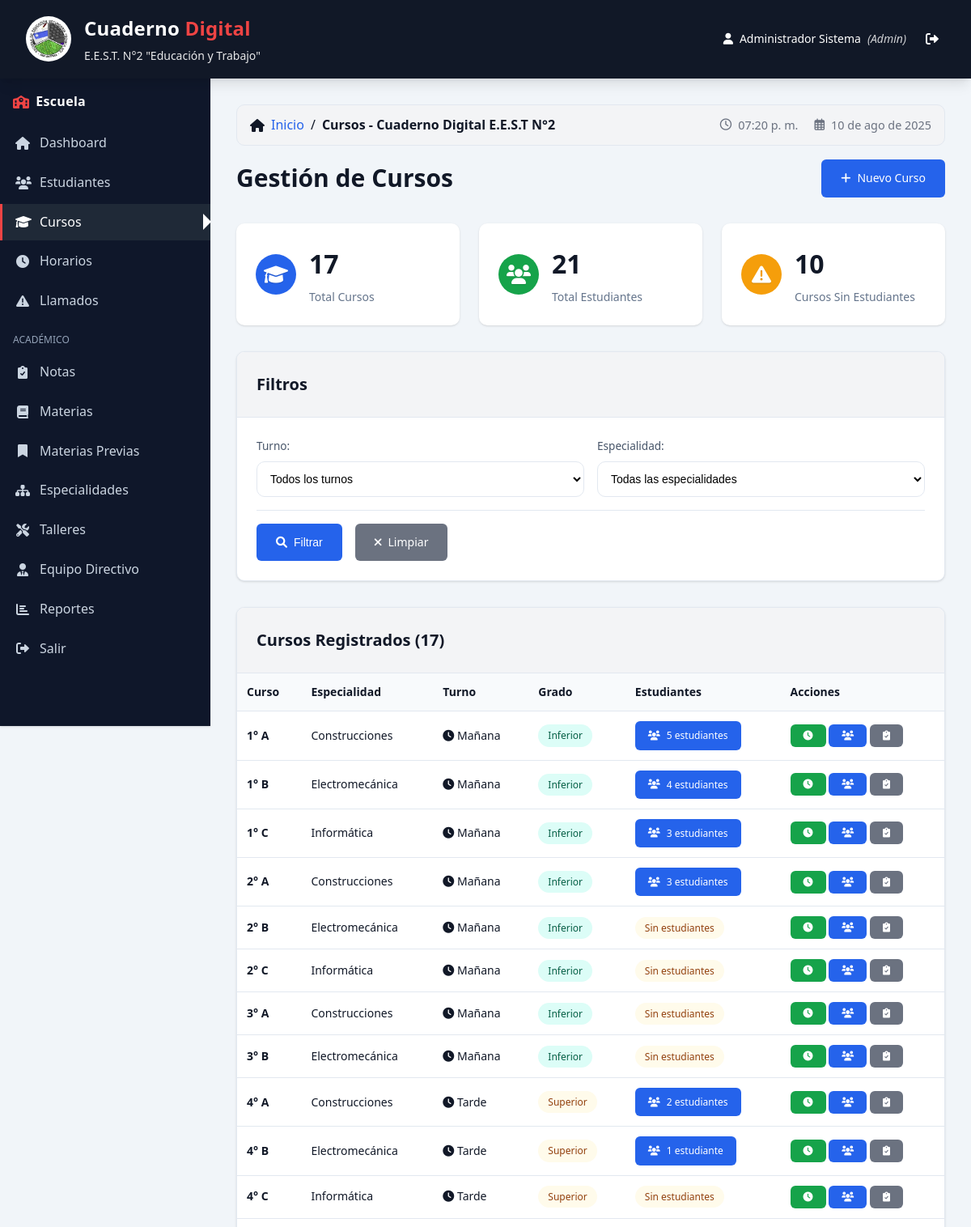
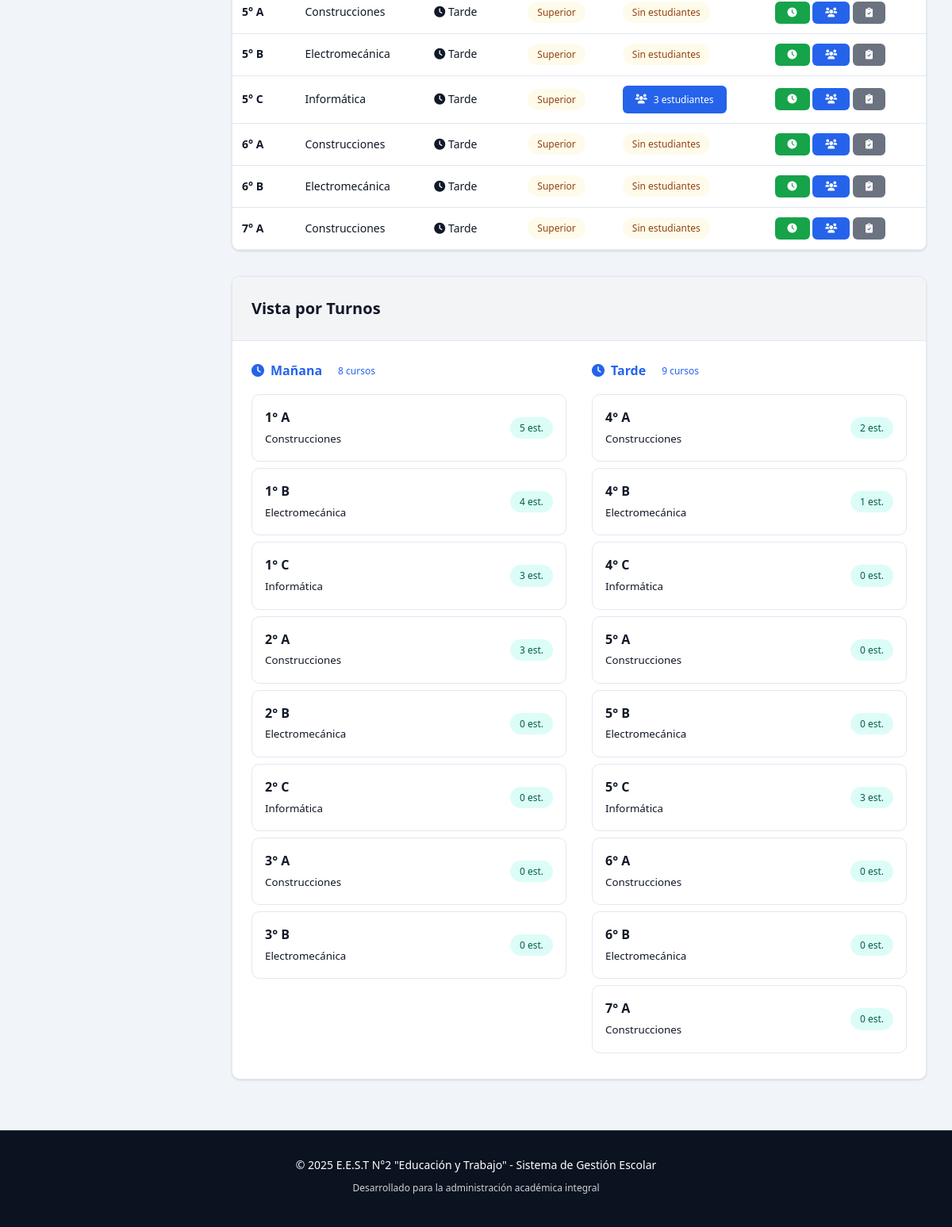
Page /cursos.php (signed in) on the committed database (2 pictures, top to bottom).
### tables this page shows
CREATE TABLE IF NOT EXISTS cursos (
    id INT AUTO_INCREMENT PRIMARY KEY,
    anio INT NOT NULL,  
    division VARCHAR(5) NOT NULL,  
    turno_id INT NOT NULL,
    especialidad_id INT NOT NULL,
    taller_id INT,
    grado ENUM('inferior', 'superior') NOT NULL,  
    activo BOOLEAN DEFAULT TRUE,
    FOREIGN KEY (turno_id) REFERENCES turnos(id) ON DELETE RESTRICT,
    FOREIGN KEY (especialidad_id) REFERENCES especialidades(id) ON DELETE RESTRICT,
    FOREIGN KEY (taller_id) REFERENCES talleres(id) ON DELETE SET NULL,
    UNIQUE KEY unique_curso (anio, division, turno_id, especialidad_id),
    INDEX idx_turno (turno_id),
    INDEX idx_especialidad (especialidad_id),
    INDEX idx_activo (activo)
);

CREATE TABLE IF NOT EXISTS especialidades (
    id INT AUTO_INCREMENT PRIMARY KEY,
    nombre VARCHAR(100) NOT NULL,
    descripcion TEXT,
    activa BOOLEAN DEFAULT TRUE,
    INDEX idx_activa (activa)
);

CREATE TABLE IF NOT EXISTS turnos (
    id INT AUTO_INCREMENT PRIMARY KEY,
    nombre VARCHAR(20) NOT NULL,  
    hora_inicio TIME,
    hora_fin TIME
);

### config/database.php (called while the page is built, shortened)
<?php
class Database {
    private static $instance = null;
    private $connection;
    private function __construct() {
        $host = 'localhost';
        $port = '3306';
        $dbname = 'cuaderno_digital_eest2';
        $username = 'root';
        $password = '';
        try {
            $this->connection = new PDO(
                "mysql:host=$host;port=$port;dbname=$dbname;charset=utf8mb4",
                $username,
                $password,
                [
                    PDO::ATTR_ERRMODE => PDO::ERRMODE_EXCEPTION,
                    PDO::ATTR_DEFAULT_FETCH_MODE => PDO::FETCH_ASSOC,
                    PDO::ATTR_EMULATE_PREPARES => false
                ]
            );
        } catch (PDOException $e) {
            throw new Exception("Connection failed: " . $e->getMessage());
        }
    }
    public static function getInstance() {
        if (self::$instance === null) {
            self::$instance = new self();
        }
        return self::$instance;
    }
    public function query($sql, $params = []) {
        $stmt = $this->connection->prepare($sql);
        $stmt->execute($params);
        return $stmt;
    }
    public function fetchAll($sql, $params = []) {
        $stmt = $this->query($sql, $params);
        return $stmt->fetchAll();
    }
}
?>

### includes/auth.php (called while the page is built, shortened)
<?php
require_once __DIR__ . '/../config/database.php';
class Auth {
    public function isLoggedIn() {
        return isset($_SESSION['logged_in']) && $_SESSION['logged_in'] === true;
    }
    public function hasRole($role) {
        return $this->isLoggedIn() && $_SESSION['rol'] === $role;
    }
}
$auth = new Auth();
?>

### cursos.php (the view, shortened to what this page needs)
<?php
include 'includes/header.php';
require_once 'config/database.php';
$db = Database::getInstance();
$where_conditions = ["c.activo = 1"];
$params = [];
$where_clause = implode(" AND ", $where_conditions);
$cursos = $db->fetchAll("
    SELECT c.*, t.nombre as turno, esp.nombre as especialidad,
           COUNT(e.id) as cantidad_estudiantes
    FROM cursos c
    LEFT JOIN turnos t ON c.turno_id = t.id
    LEFT JOIN especialidades esp ON c.especialidad_id = esp.id
    LEFT JOIN estudiantes e ON c.id = e.curso_id AND e.activo = 1
    WHERE $where_clause
    GROUP BY c.id
    ORDER BY c.anio, c.division
", $params);
$turnos = $db->fetchAll("SELECT * FROM turnos ORDER BY id");
$total_cursos = count($cursos);
$total_estudiantes = array_sum(array_column($cursos, 'cantidad_estudiantes'));
$cursos_sin_estudiantes = count(array_filter($cursos, function($curso) {
    return $curso['cantidad_estudiantes'] == 0;
}));
?>
<section class="cursos-section">
    <div class="section-header">
        <h2>Gestión de Cursos</h2>
        <?php if ($auth->hasRole('admin') || $auth->hasRole('directivo')): ?>
        <a href="cursos.php?action=nuevo" class="btn btn-primary">
            <i class="fas fa-plus"></i> Nuevo Curso
        </a>
        <?php endif; ?>
    </div>
    <div class="stats-grid">
        <div class="stat-card">
            <div class="stat-icon primary">
                <i class="fas fa-graduation-cap"></i>
            </div>
            <div class="stat-content">
                <h3><?php echo number_format($total_cursos); ?></h3>
                <p>Total Cursos</p>
            </div>
        </div>
        <div class="stat-card">
            <div class="stat-icon success">
                <i class="fas fa-users"></i>
            </div>
            <div class="stat-content">
                <h3><?php echo number_format($total_estudiantes); ?></h3>
                <p>Total Estudiantes</p>
            </div>
        </div>
        <?php if ($cursos_sin_estudiantes > 0): ?>
        <div class="stat-card">
            <div class="stat-icon warning">
                <i class="fas fa-exclamation-triangle"></i>
            </div>
            <div class="stat-content">
                <h3><?php echo number_format($cursos_sin_estudiantes); ?></h3>
                <p>Cursos Sin Estudiantes</p>
            </div>
        </div>
        <?php endif; ?>
    </div>
    <div class="card">
        <div class="card-header">
            <h3 class="card-title">Filtros</h3>
        </div>
        <form method="GET" class="form-container">
            <div class="form-row">
                <div class="form-group">
                    <label for="turno">Turno:</label>
                    <select name="turno" id="turno">
                        <option value="">Todos los turnos</option>
                    </select>
                </div>
                <div class="form-group">
                    <label for="especialidad">Especialidad:</label>
                    <select name="especialidad" id="especialidad">
                        <option value="">Todas las especialidades</option>
                    </select>
                </div>
            </div>
            <div class="form-actions">
                <button type="submit" class="btn btn-primary">
                    <i class="fas fa-search"></i> Filtrar
                </button>
                <a href="cursos.php" class="btn btn-secondary">
                    <i class="fas fa-times"></i> Limpiar
                </a>
            </div>
        </form>
    </div>
    <div class="card">
        <div class="card-header">
            <h3 class="card-title">Cursos Registrados (<?php echo number_format($total_cursos); ?>)</h3>
        </div>
        <div class="table-container">
            <table class="table">
                <thead>
                    <tr>
                        <th>Curso</th>
                        <th>Especialidad</th>
                        <th>Turno</th>
                        <th>Grado</th>
                        <th>Estudiantes</th>
                        <th>Acciones</th>
                    </tr>
                </thead>
                <tbody>
                    <?php if (!empty($cursos)): ?>
                        <?php foreach ($cursos as $curso): ?>
                        <tr>
                            <td>
                                <strong><?php echo $curso['anio'] . '° ' . $curso['division']; ?></strong>
                            </td>
                            <td>
                                <?php echo htmlspecialchars($curso['especialidad']); ?>
                            </td>
                            <td>
                                <i class="fas fa-clock"></i>
                                <?php echo htmlspecialchars($curso['turno']); ?>
                            </td>
                            <td>
                                <span class="status <?php echo $curso['grado'] === 'inferior' ? 'status-success' : 'status-warning'; ?>">
                                    <?php echo ucfirst($curso['grado']); ?>
                                </span>
                            </td>
                            <td>
                                <?php if ($curso['cantidad_estudiantes'] > 0): ?>
                                    <a href="estudiantes.php?curso=<?php echo $curso['id']; ?>" class="btn btn-sm btn-primary">
                                        <i class="fas fa-users"></i> <?php echo $curso['cantidad_estudiantes']; ?> estudiante<?php echo $curso['cantidad_estudiantes'] != 1 ? 's' : ''; ?>
                                    </a>
                                <?php else: ?>
                                    <span class="status status-warning">Sin estudiantes</span>
                                <?php endif; ?>
                            </td>
                            <td>
                                <a href="horarios.php?curso=<?php echo $curso['id']; ?>"
                                   class="btn btn-sm btn-success" title="Ver horarios">
                                    <i class="fas fa-clock"></i>
                                </a>
                                <a href="estudiantes.php?curso=<?php echo $curso['id']; ?>"
                                   class="btn btn-sm btn-primary" title="Ver estudiantes">
                                    <i class="fas fa-users"></i>
                                </a>
                                <?php if ($auth->hasRole('admin') || $auth->hasRole('directivo')): ?>
                                <a href="notas.php?curso=<?php echo $curso['id']; ?>"
                                   class="btn btn-sm btn-secondary" title="Ver notas del curso">
                                    <i class="fas fa-clipboard-check"></i>
                                </a>
                                <?php endif; ?>
                            </td>
                        </tr>
                        <?php endforeach; ?>
                    <?php endif; ?>
                </tbody>
            </table>
        </div>
    </div>
    <div class="card">
        <div class="card-header">
            <h3 class="card-title">Vista por Turnos</h3>
        </div>
        <div class="card-body">
            <?php
            $cursos_por_turno = [];
            foreach ($cursos as $curso) {
                $cursos_por_turno[$curso['turno']][] = $curso;
            }
            ?>
            <div class="turnos-grid" style="display: grid; grid-template-columns: repeat(auto-fit, minmax(300px, 1fr)); gap: 2rem;">
                <?php foreach ($cursos_por_turno as $turno => $cursos_turno): ?>
                <div class="turno-section">
                    <h4 style="color: var(--primary-color); margin-bottom: 1rem; display: flex; align-items: center; gap: 0.5rem;">
                        <i class="fas fa-clock"></i>
                        <?php echo htmlspecialchars($turno); ?>
                        <span class="status status-primary" style="font-size: 0.75rem;">
                            <?php echo count($cursos_turno); ?> curso<?php echo count($cursos_turno) != 1 ? 's' : ''; ?>
                        </span>
                    </h4>
                    <?php foreach ($cursos_turno as $curso): ?>
                    <div class="curso-item" style="padding: 1rem; border: 1px solid var(--medium-gray); border-radius: var(--border-radius); margin-bottom: 0.5rem; display: flex; justify-content: space-between; align-items: center;">
                        <div>
                            <strong><?php echo $curso['anio'] . '° ' . $curso['division']; ?></strong>
                            <br><small><?php echo htmlspecialchars($curso['especialidad']); ?></small>
                        </div>
                        <div class="text-right">
                            <span class="status status-success">
                                <?php echo $curso['cantidad_estudiantes']; ?> est.
                            </span>
                        </div>
                    </div>
                    <?php endforeach; ?>
                </div>
                <?php endforeach; ?>
            </div>
        </div>
    </div>
</section>
<?php include 'includes/footer.php'; ?>

### rows in the picture
cursos: anio "1", division "A", especialidad.nombre "Construcciones", turno.nombre "Mañana", grado "Inferior", cantidad_estudiantes "5"
cursos: anio "1", division "B", especialidad.nombre "Electromecánica", turno.nombre "Mañana", grado "Inferior", cantidad_estudiantes "4"
cursos: anio "1", division "C", especialidad.nombre "Informática", turno.nombre "Mañana", grado "Inferior", cantidad_estudiantes "3"
cursos: anio "2", division "A", especialidad.nombre "Construcciones", turno.nombre "Mañana", grado "Inferior", cantidad_estudiantes "3"
cursos: anio "2", division "B", especialidad.nombre "Electromecánica", turno.nombre "Mañana", grado "Inferior", shows "Sin estudiantes", cantidad_estudiantes "0"
cursos: anio "2", division "C", especialidad.nombre "Informática", turno.nombre "Mañana", grado "Inferior", shows "Sin estudiantes", cantidad_estudiantes "0"
cursos: anio "3", division "A", especialidad.nombre "Construcciones", turno.nombre "Mañana", grado "Inferior", shows "Sin estudiantes", cantidad_estudiantes "0"
cursos: anio "3", division "B", especialidad.nombre "Electromecánica", turno.nombre "Mañana", grado "Inferior", shows "Sin estudiantes", cantidad_estudiantes "0"
cursos: anio "4", division "A", especialidad.nombre "Construcciones", turno.nombre "Tarde", grado "Superior", cantidad_estudiantes "2"
cursos: anio "4", division "B", especialidad.nombre "Electromecánica", turno.nombre "Tarde", grado "Superior", cantidad_estudiantes "1"
cursos: anio "4", division "C", especialidad.nombre "Informática", turno.nombre "Tarde", grado "Superior", shows "Sin estudiantes", cantidad_estudiantes "0"
cursos: anio "5", division "A", especialidad.nombre "Construcciones", turno.nombre "Tarde", grado "Superior", shows "Sin estudiantes", cantidad_estudiantes "0"
cursos: anio "5", division "B", especialidad.nombre "Electromecánica", turno.nombre "Tarde", grado "Superior", shows "Sin estudiantes", cantidad_estudiantes "0"
cursos: anio "5", division "C", especialidad.nombre "Informática", turno.nombre "Tarde", grado "Superior", cantidad_estudiantes "3"
cursos: anio "6", division "A", especialidad.nombre "Construcciones", turno.nombre "Tarde", grado "Superior", shows "Sin estudiantes", cantidad_estudiantes "0"
cursos: anio "6", division "B", especialidad.nombre "Electromecánica", turno.nombre "Tarde", grado "Superior", shows "Sin estudiantes", cantidad_estudiantes "0"
cursos: anio "7", division "A", especialidad.nombre "Construcciones", turno.nombre "Tarde", grado "Superior", shows "Sin estudiantes", cantidad_estudiantes "0"

### other values in the picture
$currentUser['nombre'] . ' ' . $currentUser['apellido'] "Administrador Sistema"
$currentUser['rol'] "Admin"
$pageTitle "Cursos - Cuaderno Digital E.E.S.T N°2"
$total_cursos "17"
$total_estudiantes "21"
$cursos_sin_estudiantes "10"
$turno "Mañana"
count($cursos_turno) "8"
$turno "Tarde"
count($cursos_turno) "9"
